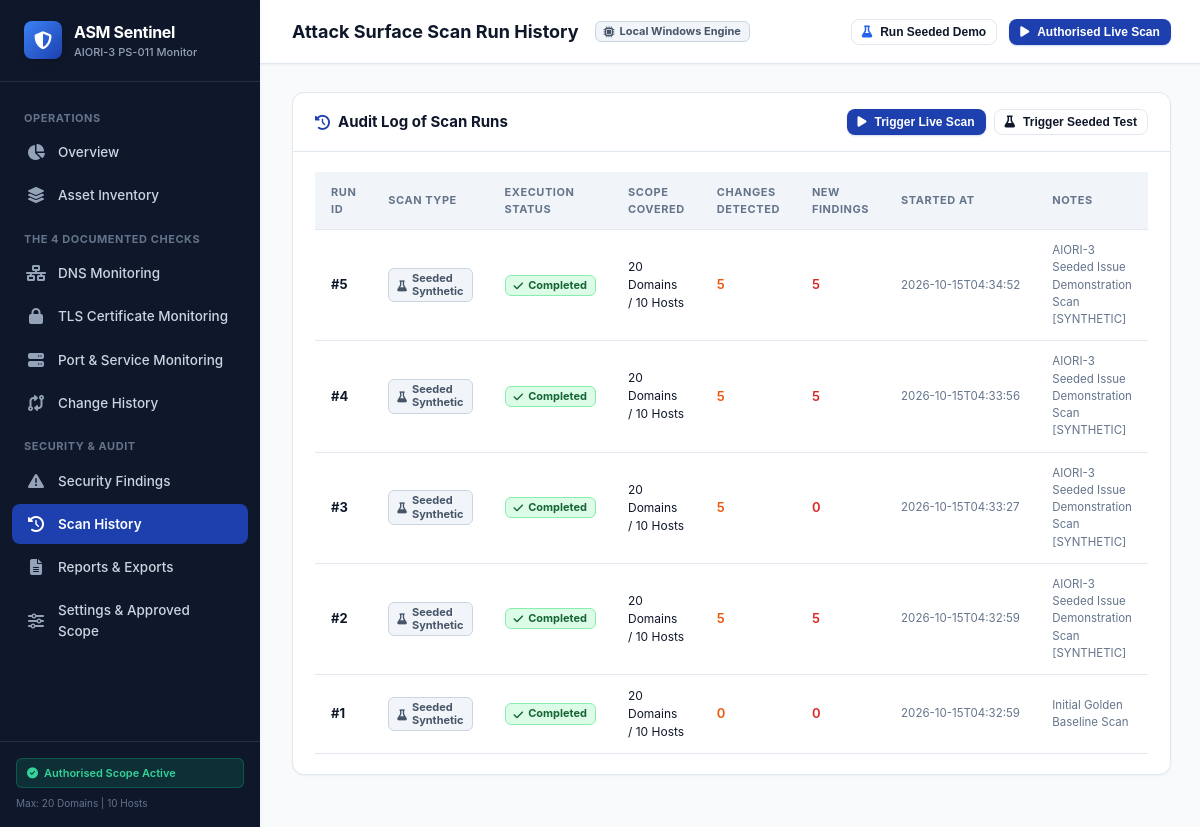
The page /scans on the database as committed earlier.
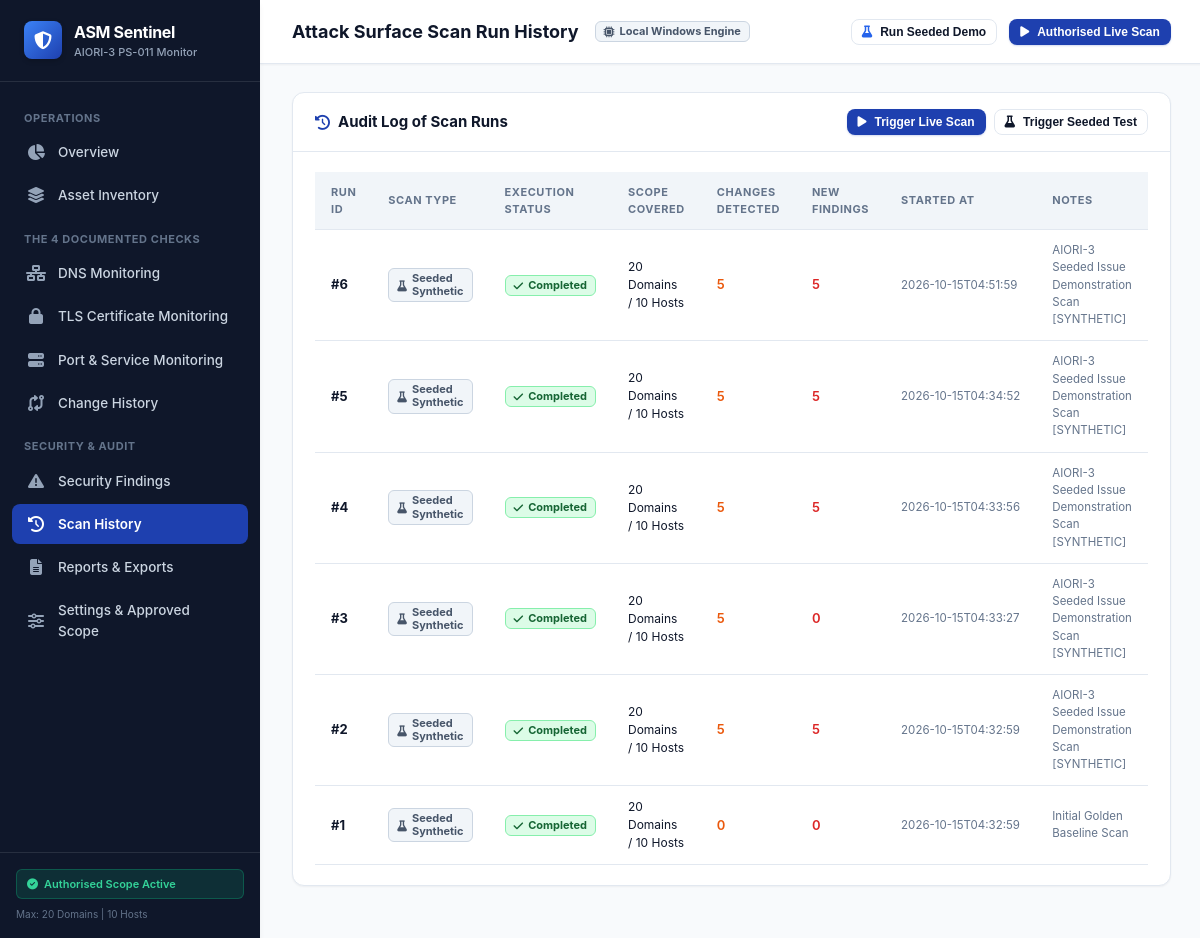
The same page on the database as committed later.
### tables this page shows
CREATE TABLE scan_runs (
            id INTEGER PRIMARY KEY AUTOINCREMENT,
            scan_type TEXT NOT NULL CHECK(scan_type IN ('live', 'simulated')),
            status TEXT NOT NULL CHECK(status IN ('running', 'completed', 'failed')),
            start_time TEXT NOT NULL,
            end_time TEXT,
            domains_scanned INTEGER DEFAULT 0,
            hosts_scanned INTEGER DEFAULT 0,
            findings_count INTEGER DEFAULT 0,
            changes_count INTEGER DEFAULT 0,
            notes TEXT
        );

### app.py (the view)
@app.route("/scans")
def scan_history_page():
    conn = get_db_connection()
    cursor = conn.cursor()
    cursor.execute("SELECT * FROM scan_runs ORDER BY id DESC LIMIT 100")
    scans = [dict(r) for r in cursor.fetchall()]
    conn.close()
    return render_template("scan_history.html", active_page="scans", scans=scans)

### database.py (called while the page is built)
def get_db_connection():
    conn = sqlite3.connect(DATABASE_PATH)
    conn.row_factory = sqlite3.Row
    conn.execute("PRAGMA foreign_keys = ON")
    return conn

### templates/scan_history.html (shortened to what this page needs)
{% extends "base.html" %}
{% block page_title %}Attack Surface Scan Run History{% endblock %}
{% block content %}
<div class="card">
  <div class="card-header">
    <div class="card-title">
      <i class="fa-solid fa-clock-rotate-left" style="color: #1e40af;"></i> Audit Log of Scan Runs
    </div>
    <div style="display: flex; gap: 8px;">
      <button onclick="startLiveScan()" class="btn btn-primary btn-sm">
        <i class="fa-solid fa-play"></i> Trigger Live Scan
      </button>
      <button onclick="triggerSeededSimulation()" class="btn btn-secondary btn-sm">
        <i class="fa-solid fa-flask"></i> Trigger Seeded Test
      </button>
    </div>
  </div>
  <div class="card-body">
    <div class="table-responsive">
      <table class="data-table">
        <thead>
          <tr>
            <th>Run ID</th>
            <th>Scan Type</th>
            <th>Execution Status</th>
            <th>Scope Covered</th>
            <th>Changes Detected</th>
            <th>New Findings</th>
            <th>Started At</th>
            <th>Notes</th>
          </tr>
        </thead>
        <tbody>
          {% for s in scans %}
          <tr>
            <td style="font-weight: 700; color: var(--navy-dark);">#{{ s.id }}</td>
            <td>
              {% if s.scan_type == 'live' %}
                <span class="badge badge-low"><i class="fa-solid fa-satellite-dish"></i> Live Authorised</span>
              {% else %}
                <span class="badge badge-neutral"><i class="fa-solid fa-flask"></i> Seeded Synthetic</span>
              {% endif %}
            </td>
            <td>
              {% if s.status == 'completed' %}
                <span class="badge badge-success"><i class="fa-solid fa-check"></i> Completed</span>
              {% elif s.status == 'running' %}
                <span class="badge badge-medium"><i class="fa-solid fa-spinner fa-spin"></i> Running</span>
              {% else %}
                <span class="badge badge-critical"><i class="fa-solid fa-xmark"></i> Failed</span>
              {% endif %}
            </td>
            <td style="font-size: 12px;">
              {{ s.domains_scanned }} Domains / {{ s.hosts_scanned }} Hosts
            </td>
            <td style="font-weight: 600; color: #ea580c;">{{ s.changes_count }}</td>
            <td style="font-weight: 600; color: #dc2626;">{{ s.findings_count }}</td>
            <td style="font-size: 11.5px; color: var(--text-muted); white-space: nowrap;">{{ s.start_time[:19] }}</td>
            <td style="font-size: 11.5px; color: var(--text-muted);">{{ s.notes or '—' }}</td>
          </tr>
          {% else %}
          <tr>
            <td colspan="8" style="text-align: center; padding: 24px; color: var(--text-muted);">
              No scan runs recorded.
            </td>
          </tr>
          {% endfor %}
        </tbody>
      </table>
    </div>
  </div>
</div>
{% endblock %}

Rows that differ between the two databases and show on the page:
added scan_runs: id "6", scan_type "simulated" (drawn), status "completed" (drawn), domains_scanned "20", hosts_scanned "10", changes_count "5", findings_count "5", start_time "2026-10-15T04:51:59", notes "AIORI-3 Seeded Issue Demonstration Scan [SYNTHETIC]"
